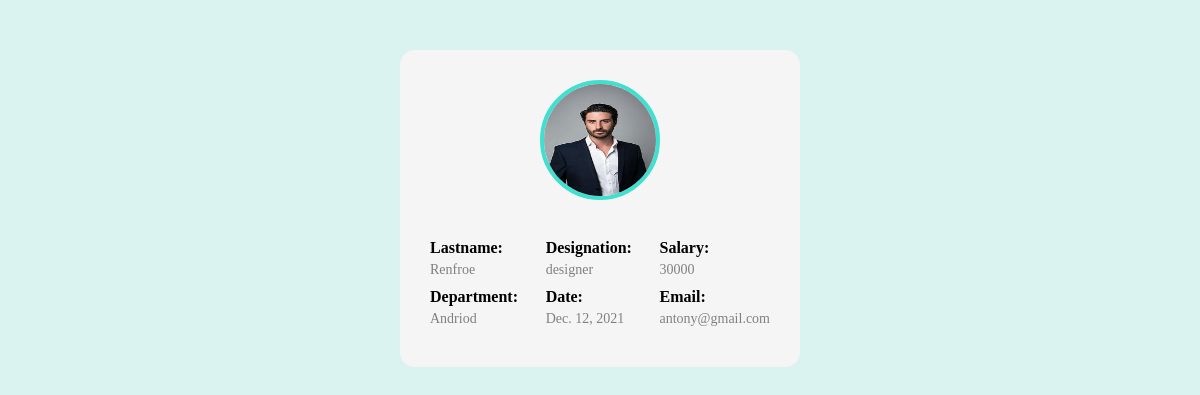
Screenshot of /profileview/1 with the database file from the repository.
### app/models.py (models this page shows)
class User(models.Model):
    firstname=models.CharField(max_length=100)
    lastname=models.CharField(max_length=100)
    email=models.CharField(null=True,blank=True,max_length=100)
    department=models.CharField(max_length=100)
    designation=models.CharField(max_length=100)
    date=models.DateField()
    salary=models.IntegerField()
    image=models.FileField(null=True,blank=True,upload_to='media')

### app/views.py (the view)
# urls.py: path('profileview/<int:id>',views.profileview,name='profileview'),
def profileview(request,id):
   data=User.objects.get(id=id)
   return render(request,'profileview.html',{'data':data})

### templates/profileview.html (shortened to what this page needs)
<!DOCTYPE html>
<html lang="en">
<head>
</head>
<body>
    <div class="profile-card">
        <img src="{{ data.image.url }}" alt="Profile Image">
         <div class="profile-details">
            <div>
                <h4>Lastname:</h4>
                <p>{{ data.lastname }}</p>
                <h4>Department:</h4>
                <p>{{ data.department }}</p>
            </div>
            <div>
                <h4>Designation:</h4>
                <p>{{ data.designation }}</p>
                <h4>Date:</h4>
                <p>{{ data.date }}</p>
            </div>
            <div>
                <h4>Salary:</h4>
                <p>{{ data.salary}}</p>
                <h4>Email:</h4>
                <p>{{data.email}}</p>
            </div>
        </div>
    </div>
</body>
</html>
</body>
</html>

### templates/profileview.html (style rules this page uses)
* { margin: 0; padding: 0; box-sizing: border-box; }
body { background-color: rgb(218, 243, 240); }
.profile-card { background: whitesmoke; border-radius: 15px; max-width: 400px; width: 90%; text-align: center; padding: 30px; margin: 50px auto; }
.profile-card img { border-radius: 50%; width: 120px; height: 120px; border: 4px solid turquoise; margin-bottom: 15px; }
.profile-details { margin-top: 20px; text-align: left; display: flex; flex-wrap: wrap; justify-content: space-between; gap: 20px; }
.profile-details h4 { font-size: 16px; color: black; margin-bottom: 5px; }
.profile-details p { font-size: 14px; color: grey; margin-bottom: 10px; }

### rows the page displays
User: image (picture), lastname "Renfroe", department "Andriod", designation "designer", date "Dec. 12, 2021", salary "30000", email "antony@gmail.com"
